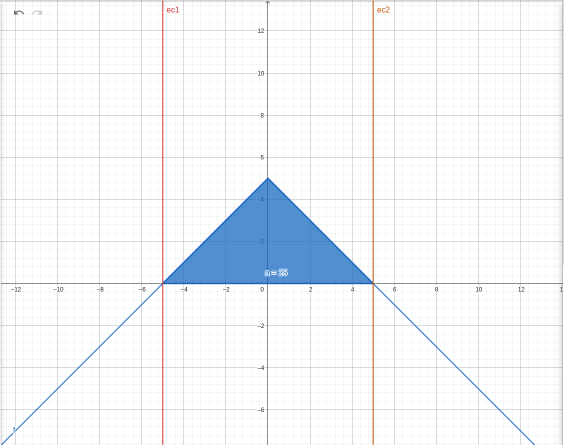
#> input picture calculo/TrabajoCalculo (Copy 3)/TrabajoCalculo2/Graficas/ejer10.png, 1127 x 889 px (shown at 1/2 size)
$ python -i preprocessing.py   (imports and definitions only)
#> lines starting #> are read from the running program, lines starting #| are printed output that depends on the picture; after the words box and inside, x2 and y2 are one past the last pixel; in counts of white or black regions, pixels touching at a corner belong together
#> further down, picture is the input picture: shape (889, 1127, 3); mean B, G, R 248, 244.6, 242.3
"""
Módulo: preprocessing.py
Responsabilidad:
    Realizar el preprocesamiento de imágenes para mejorar la calidad
    antes de la detección de marcas. Incluye conversión a escala de grises,
    reducción de ruido, binarización y mejora de contraste.

Entradas:
    - Imagen en formato NumPy (BGR, OpenCV)
Salidas:
    - Imagen preprocesada (generalmente binaria o en escala de grises)
Dependencias:
    - cv2 (opencv-python)
    - numpy
    - app.config
"""

import cv2
import numpy as np
from pathlib import Path
import sys

sys.path.insert(0, str(Path(__file__).resolve().parent.parent))
from app.config import (
    NOISE_KERNEL_SIZE,
    MEDIAN_BLUR_KERNEL,
    CLAHE_CLIP_LIMIT,
    CLAHE_TILE_GRID_SIZE,
    ADAPTIVE_BLOCK_SIZE,
    ADAPTIVE_C
)


def to_grayscale(image: np.ndarray) -> np.ndarray:
    """
    Convierte una imagen a escala de grises.

    Si la imagen ya está en escala de grises (1 canal), se retorna sin cambios.
    Si la imagen tiene 3 canales (BGR), se convierte usando cv2.cvtColor.
    Si tiene 4 canales (BGRA), se convierte descartando el canal alfa.

    Parámetros:
        image (np.ndarray): Imagen de entrada (BGR, BGRA o escala de grises)

    Retorna:
        np.ndarray: Imagen en escala de grises (1 canal)
    """
    # Si ya es escala de grises, retornar sin cambios
    if len(image.shape) == 2:
        return image.copy()

    # Si tiene 3 canales (BGR), convertir
    if image.shape[2] == 3:
        return cv2.cvtColor(image, cv2.COLOR_BGR2GRAY)
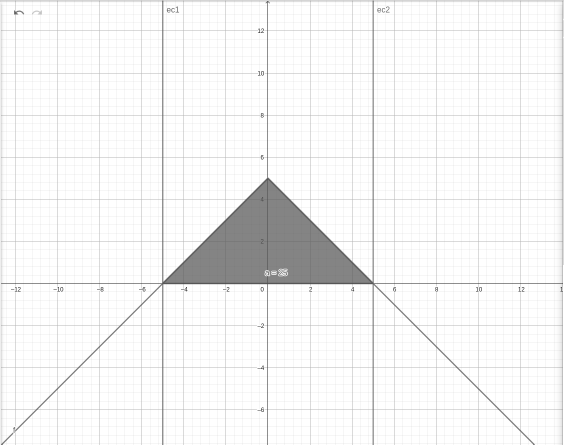
#> returned value: shape (889, 1127) (shown at 1/2 size); min 24, max 255, mean 244.3

    # Si tiene 4 canales (BGRA), convertir
    if image.shape[2] == 4:
        return cv2.cvtColor(image, cv2.COLOR_BGRA2GRAY)

    raise ValueError(f"Número de canales no soportado: {image.shape[2]}")


def remove_noise(image: np.ndarray, method: str = "gaussian") -> np.ndarray:
    """
    Reduce el ruido de una imagen usando filtrado espacial.

    Se ofrecen dos métodos:
        - 'gaussian': GaussianBlur, bueno para ruido general
        - 'median': medianBlur, excelente para ruido salt-and-pepper

    Parámetros:
        image (np.ndarray): Imagen de entrada (escala de grises recomendada)
        method (str): Método de filtrado ('gaussian' o 'median')

    Retorna:
        np.ndarray: Imagen con ruido reducido
    """
#> called with method = 'gaussian'
    if method == "gaussian":
        # GaussianBlur suaviza la imagen con un kernel gaussiano
        # El kernel (5,5) es un buen balance entre suavizado y preservación de bordes
        return cv2.GaussianBlur(image, NOISE_KERNEL_SIZE, 0)

    elif method == "median":
        # medianBlur es especialmente efectivo contra ruido salt-and-pepper
        # que es común en imágenes escaneadas
        return cv2.medianBlur(image, MEDIAN_BLUR_KERNEL)

    else:
        raise ValueError(
            f"Método de filtrado no soportado: '{method}'. "
            "Use 'gaussian' o 'median'"
        )


def threshold_image(image: np.ndarray, method: str = "otsu") -> np.ndarray:
    """
    Binariza una imagen usando umbrales.

    La binarización convierte la imagen a blanco y negro puro,
    lo cual es esencial para la detección de contornos y marcas.

    Métodos disponibles:
        - 'otsu': Umbral automático de Otsu (ideal para documentos escaneados)
        - 'adaptive': Umbral adaptativo (mejor para iluminación desigual)
        - 'simple': Umbral fijo en 127

    Parámetros:
        image (np.ndarray): Imagen en escala de grises
        method (str): Método de binarización

    Retorna:
        np.ndarray: Imagen binarizada (valores 0 o 255)
    """
#> called with method = 'otsu'
    # Asegurar que la imagen esté en escala de grises
    if len(image.shape) > 2:
        image = to_grayscale(image)

    if method == "otsu":
        # Umbral de Otsu: calcula automáticamente el mejor umbral
        # Minimiza la varianza intra-clase del histograma
        _, binary = cv2.threshold(
            image, 0, 255,
            cv2.THRESH_BINARY_INV + cv2.THRESH_OTSU
        )
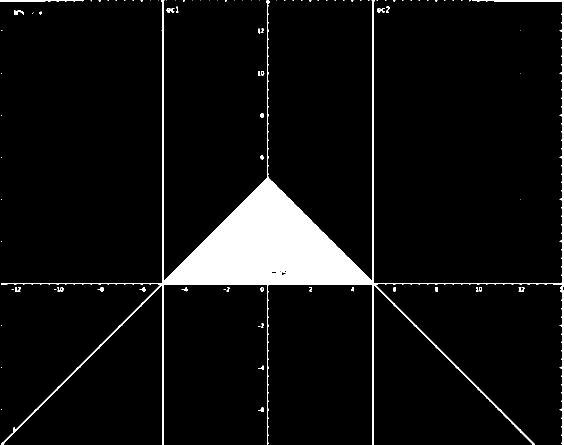
#> binary: shape (889, 1127) (shown at 1/2 size); 6.2% white; 93 white regions (62 under 20 px), largest, box (x1, y1, x2, y2) and area: (2, 0, 1127, 889) 59718, (0, 0, 168, 4) 394, (28, 21, 48, 30) 105
        return binary

    elif method == "adaptive":
        # Umbral adaptativo: calcula umbrales locales
        # Mejor cuando la iluminación no es uniforme
        return cv2.adaptiveThreshold(
            image, 255,
            cv2.ADAPTIVE_THRESH_GAUSSIAN_C,
            cv2.THRESH_BINARY_INV,
            ADAPTIVE_BLOCK_SIZE,
            ADAPTIVE_C
        )

    elif method == "simple":
        # Umbral fijo simple: rápido pero menos robusto
        _, binary = cv2.threshold(
            image, 127, 255,
            cv2.THRESH_BINARY_INV
        )
        return binary

    else:
        raise ValueError(
            f"Método de binarización no soportado: '{method}'. "
            "Use 'otsu', 'adaptive' o 'simple'"
        )


def enhance_contrast(image: np.ndarray) -> np.ndarray:
    """
    Mejora el contraste de una imagen usando CLAHE.

    CLAHE (Contrast Limited Adaptive Histogram Equalization) mejora
    el contraste local de la imagen, lo cual ayuda a distinguir
    marcas en formularios con impresión deficiente o escaneados
    de baja calidad.

    Parámetros:
        image (np.ndarray): Imagen en escala de grises

    Retorna:
        np.ndarray: Imagen con contraste mejorado
    """
    # Asegurar escala de grises
    if len(image.shape) > 2:
        image = to_grayscale(image)

    # Crear objeto CLAHE con los parámetros de configuración
    # clipLimit controla el límite de amplificación del contraste
    # tileGridSize define el tamaño de la región para ecualización local
    clahe = cv2.createCLAHE(
        clipLimit=CLAHE_CLIP_LIMIT,
        tileGridSize=CLAHE_TILE_GRID_SIZE
    )

    # Aplicar CLAHE a la imagen
    return clahe.apply(image)


def preprocess_full(image: np.ndarray,
                    noise_method: str = "gaussian",
                    threshold_method: str = "otsu") -> dict:
    """
    Pipeline completo de preprocesamiento.

    Ejecuta todos los pasos de preprocesamiento en secuencia:
    1. Conversión a escala de grises
    2. Mejora de contraste (CLAHE)
    3. Reducción de ruido
    4. Binarización

    Retorna todas las versiones intermedias para depuración y visualización.

    Parámetros:
        image (np.ndarray): Imagen original en BGR
        noise_method (str): Método de reducción de ruido ('gaussian' o 'median')
        threshold_method (str): Método de binarización ('otsu', 'adaptive', 'simple')

    Retorna:
        dict: Diccionario con las imágenes en cada etapa:
            - 'original': imagen original
            - 'grayscale': escala de grises
            - 'contrast': contraste mejorado
            - 'denoised': ruido reducido
            - 'binary': imagen binarizada (resultado final)
    """
    results = {"original": image.copy()}

    # Paso 1: Conversión a escala de grises
    gray = to_grayscale(image)
    results["grayscale"] = gray

    # Paso 2: Mejora de contraste
    # Se aplica antes del ruido para maximizar la separación tonal
    contrast = enhance_contrast(gray)
    results["contrast"] = contrast

    # Paso 3: Reducción de ruido
    # Se aplica después del contraste para no suavizar detalles importantes
    denoised = remove_noise(contrast, method=noise_method)
    results["denoised"] = denoised

    # Paso 4: Binarización
    # Paso final que produce la imagen blanco/negro para detección
    binary = threshold_image(denoised, method=threshold_method)
    results["binary"] = binary

    return results

>>> import cv2
>>> picture = cv2.imread('../../../calculo/TrabajoCalculo (Copy 3)/TrabajoCalculo2/Graficas/ejer10.png')
>>> result = preprocess_full(picture)
#> result = 5 items

$ run again, on calculo/TrabajoCalculo (Copy 3)/TrabajoCalculo2/Graficas/ejer11.png
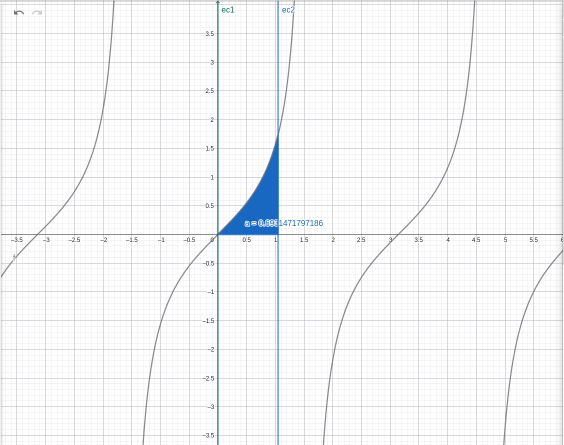
#> input picture calculo/TrabajoCalculo (Copy 3)/TrabajoCalculo2/Graficas/ejer11.png, 1127 x 889 px (shown at 1/2 size)
#> picture is the input picture: shape (889, 1127, 3); mean B, G, R 247.8, 246.4, 245.4
#> in enhance_contrast, `return clahe.apply(image)`:
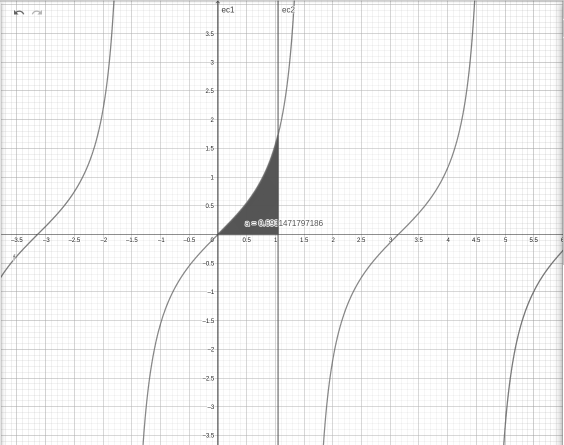
#> returned value: shape (889, 1127) (shown at 1/2 size); min 21, max 255, mean 244.8
#> in threshold_image, `_, binary = cv2.threshold( image, 0, 255, cv2.THRESH_BINARY_INV + cv2...`:
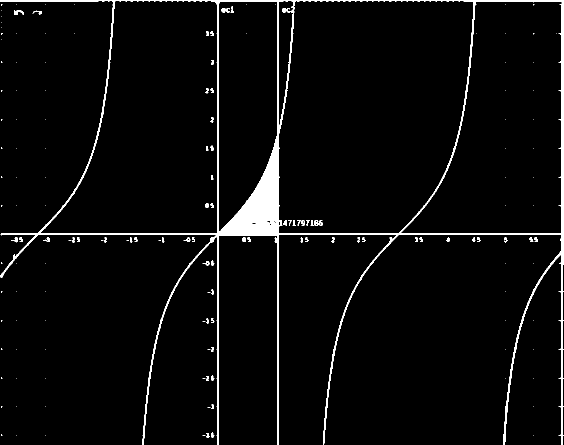
#> binary: shape (889, 1127) (shown at 1/2 size); 3.7% white; 156 white regions (95 under 20 px), largest, box (x1, y1, x2, y2) and area: (0, 0, 1127, 889) 34533, (629, 440, 646, 452) 136, (28, 21, 48, 30) 109
#> result = 5 items

$ run again, on calculo/TrabajoCalculo (Copy 3)/TrabajoCalculo2/Graficas/ejer12.png
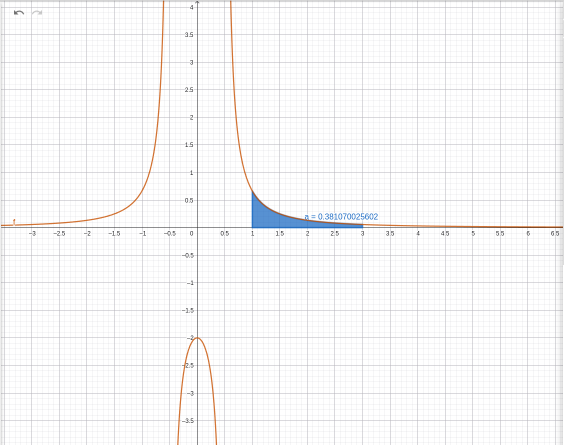
#> input picture calculo/TrabajoCalculo (Copy 3)/TrabajoCalculo2/Graficas/ejer12.png, 1127 x 889 px (shown at 1/2 size)
#> picture is the input picture: shape (889, 1127, 3); mean B, G, R 247.9, 247.3, 247.6
#> in remove_noise, `return cv2.GaussianBlur(image, NOISE_KERNEL_SIZE, 0)`:
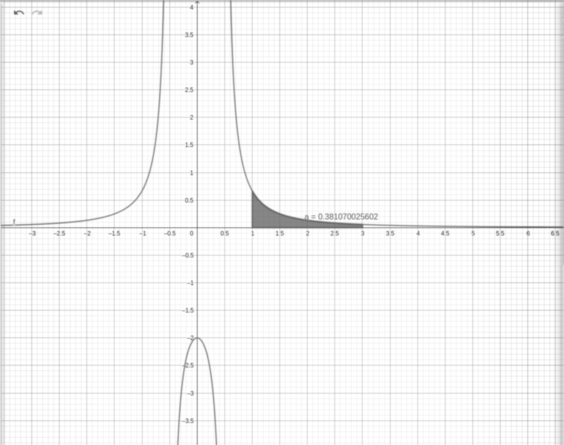
#> returned value: shape (889, 1127) (shown at 1/2 size); min 97, max 255, mean 246.2
#> in threshold_image, `_, binary = cv2.threshold( image, 0, 255, cv2.THRESH_BINARY_INV + cv2...`:
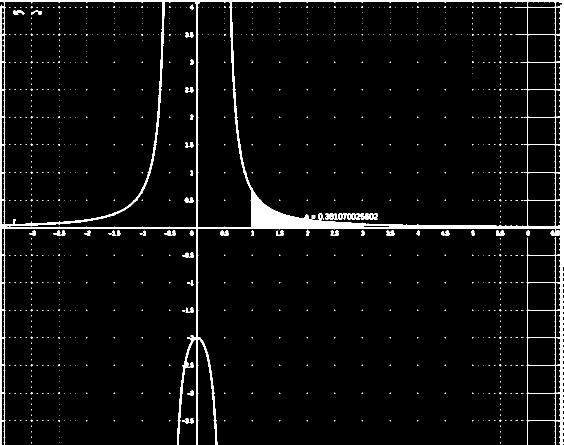
#> binary: shape (889, 1127) (shown at 1/2 size); 4.4% white; 956 white regions (909 under 20 px), largest, box (x1, y1, x2, y2) and area: (0, 0, 1127, 889) 36959, (686, 426, 756, 440) 636, (650, 426, 667, 440) 168
#> result = 5 items

$ run again, on calculo/TrabajoCalculo (Copy 3)/TrabajoCalculo2/Graficas/ejer13.png
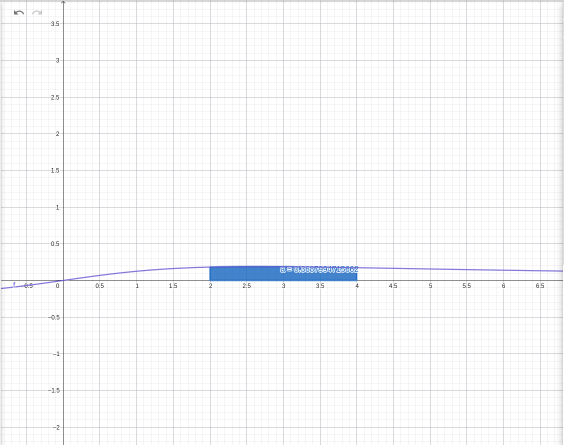
#> input picture calculo/TrabajoCalculo (Copy 3)/TrabajoCalculo2/Graficas/ejer13.png, 1127 x 889 px (shown at 1/2 size)
#> picture is the input picture: shape (889, 1127, 3); mean B, G, R 250, 248.8, 248.4
#> in threshold_image, `_, binary = cv2.threshold( image, 0, 255, cv2.THRESH_BINARY_INV + cv2...`:
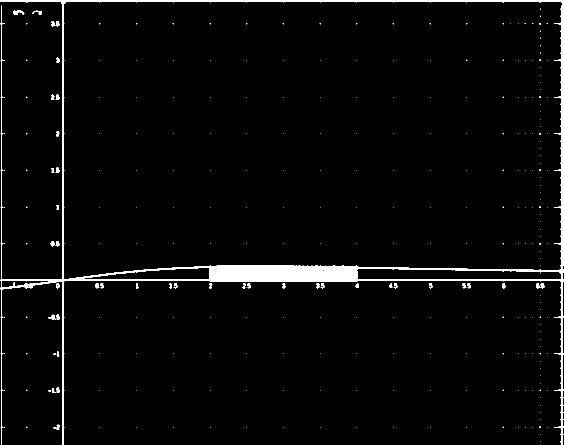
#> binary: shape (889, 1127) (shown at 1/2 size); 3% white; 305 white regions (266 under 20 px), largest, box (x1, y1, x2, y2) and area: (0, 0, 1127, 889) 27049, (1072, 566, 1089, 577) 132, (27, 20, 49, 30) 128
#> result = 5 items
